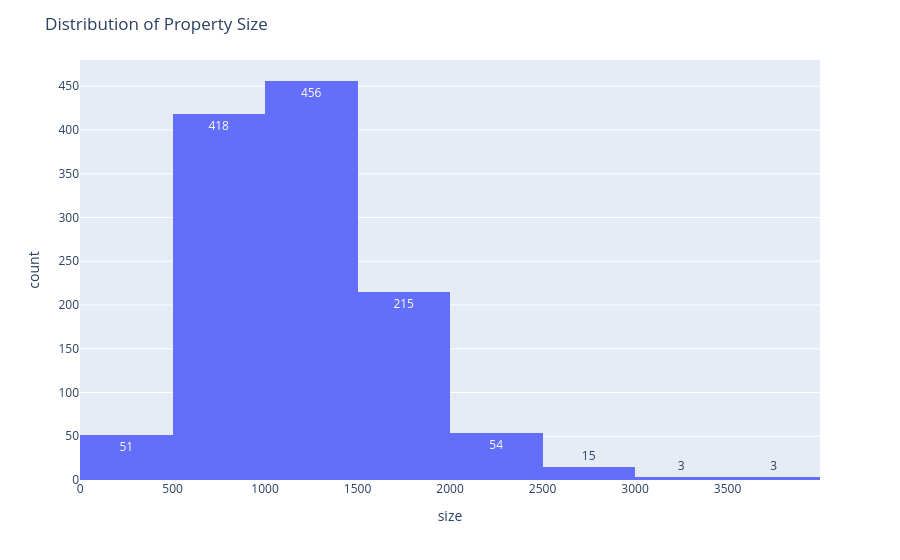

The code cell stored with this chart in its notebook:
### Markdown cell above
# *Univariate Analysis*

### Code cell
#Histogram
fig = px.histogram(df,x=df['size'],nbins=10,text_auto=True)
fig.update_layout(title='Distribution of Property Size')

### Figure 1 — Plotly figure (JSON) as saved in the notebook; plotly's stock layout.template omitted (floating-point values rounded to 4 significant figures; data arrays with more than 128 entries replaced by an {"elided": "..."} marker saying what was removed)
{"data": [{"alignmentgroup": "True", "bingroup": "x", "hovertemplate": "size=%{x}<br>count=%{y}<extra></extra>", "legendgroup": "", "marker": {"color": "#636efa", "pattern": {"shape": ""}}, "name": "", "nbinsx": 10, "offsetgroup": "", "orientation": "v", "showlegend": false, "texttemplate": "%{value}", "type": "histogram", "x": {"elided": "1215 int values"}, "xaxis": "x", "yaxis": "y"}], "layout": {"barmode": "relative", "legend": {"tracegroupgap": 0}, "margin": {"t": 60}, "title": {"text": "Distribution of Property Size"}, "xaxis": {"anchor": "y", "domain": [0, 1], "title": {"text": "size"}}, "yaxis": {"anchor": "x", "domain": [0, 1], "title": {"text": "count"}}}}
